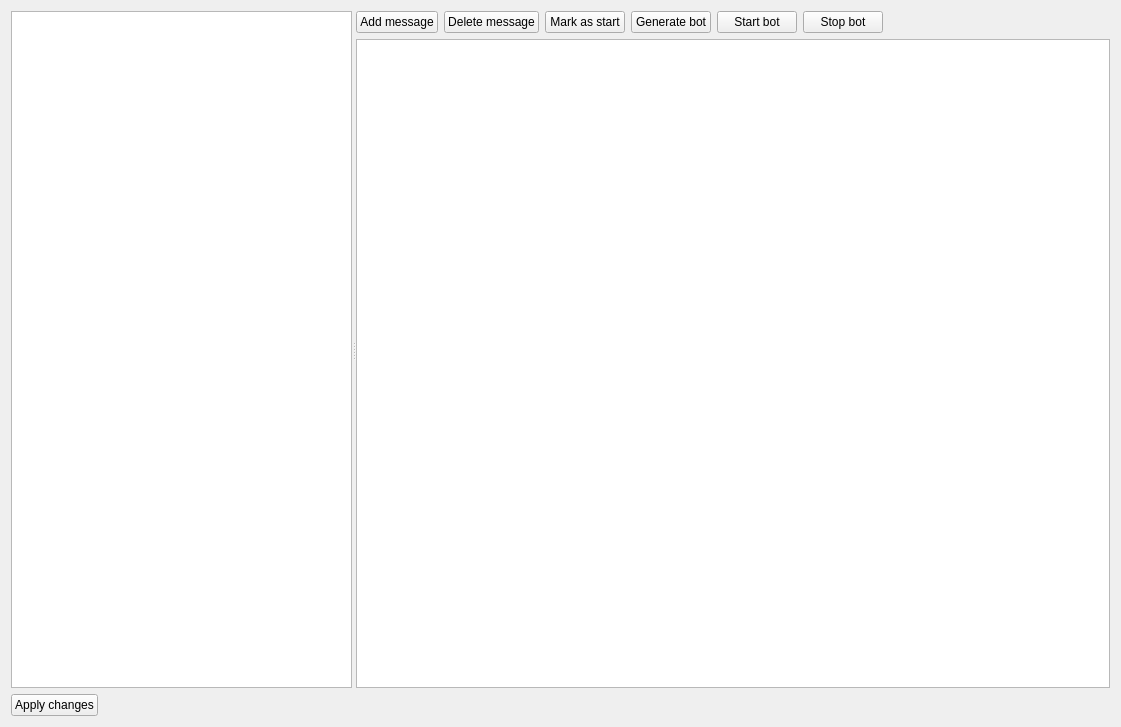
<?xml version="1.0" encoding="UTF-8"?>
<ui version="4.0">
 <class>BotEditorForm</class>
 <widget class="QWidget" name="BotEditorForm">
  <property name="geometry">
   <rect>
    <x>0</x>
    <y>0</y>
    <width>1121</width>
    <height>727</height>
   </rect>
  </property>
  <property name="windowTitle">
   <string>Редактор бота</string>
  </property>
  <layout class="QVBoxLayout" name="verticalLayout_2">
   <item>
    <widget class="QSplitter" name="splitter">
     <property name="orientation">
      <enum>Qt::Horizontal</enum>
     </property>
     <widget class="PropertiesView" name="bot_params_view"/>
     <widget class="QWidget" name="layoutWidget">
      <layout class="QVBoxLayout" name="verticalLayout">
       <item>
        <layout class="QHBoxLayout" name="horizontalLayout">
         <item>
          <widget class="QPushButton" name="add_message_button">
           <property name="text">
            <string>Add message</string>
           </property>
          </widget>
         </item>
         <item>
          <widget class="QPushButton" name="delete_message_button">
           <property name="text">
            <string>Delete message</string>
           </property>
          </widget>
         </item>
         <item>
          <widget class="QPushButton" name="mark_as_start_button">
           <property name="text">
            <string>Mark as start</string>
           </property>
          </widget>
         </item>
         <item>
          <widget class="QPushButton" name="generate_bot_button">
           <property name="text">
            <string>Generate bot</string>
           </property>
          </widget>
         </item>
         <item>
          <widget class="QPushButton" name="start_bot_button">
           <property name="text">
            <string>Start bot</string>
           </property>
          </widget>
         </item>
         <item>
          <widget class="QPushButton" name="stop_bot_button">
           <property name="text">
            <string>Stop bot</string>
           </property>
          </widget>
         </item>
         <item>
          <spacer name="horizontalSpacer_2">
           <property name="orientation">
            <enum>Qt::Horizontal</enum>
           </property>
           <property name="sizeHint" stdset="0">
            <size>
             <width>40</width>
             <height>20</height>
            </size>
           </property>
          </spacer>
         </item>
        </layout>
       </item>
       <item>
        <widget class="QGraphicsView" name="graphics_view"/>
       </item>
      </layout>
     </widget>
    </widget>
   </item>
   <item>
    <layout class="QHBoxLayout" name="horizontalLayout_2">
     <item>
      <widget class="QPushButton" name="apply_button">
       <property name="text">
        <string>Apply changes</string>
       </property>
      </widget>
     </item>
     <item>
      <spacer name="horizontalSpacer">
       <property name="orientation">
        <enum>Qt::Horizontal</enum>
       </property>
       <property name="sizeHint" stdset="0">
        <size>
         <width>40</width>
         <height>20</height>
        </size>
       </property>
      </spacer>
     </item>
    </layout>
   </item>
  </layout>
 </widget>
 <customwidgets>
  <customwidget>
   <class>PropertiesView</class>
   <extends>QTreeView</extends>
   <header>desktop_constructor_app.common.properties_view</header>
  </customwidget>
 </customwidgets>
 <resources/>
 <connections/>
</ui>
